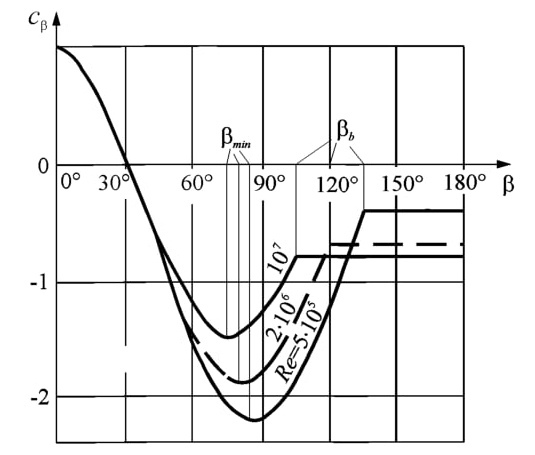
#> input picture plot_processing/test.jpg, 535 x 455 px
$ jupyter execute --allow-errors PlotProcessing.ipynb   (shell and % lines are left out)
#> lines starting #> are read from the running program, lines starting #| are printed output that depends on the picture; after the words box and inside, x2 and y2 are one past the last pixel; in counts of white or black regions, pixels touching at a corner belong together
[cell 1]
import os
import cv2
import numpy as np
import pytesseract
import matplotlib.pyplot as plt
from scipy.spatial import KDTree
from sklearn.cluster import DBSCAN
from sklearn.metrics import silhouette_score

[cell 2]
class PlotProcessing:
    def __init__(self):
        self.file_path = ''

    def grayzation(self, image):
        gray_image = cv2.cvtColor(self.image, cv2.COLOR_BGR2GRAY)
        return gray_image

    def gaussian_blur(self, image):
        blurred_image = cv2.GaussianBlur(self.gray_image, (3, 3), 0)
        return blurred_image

    def binarization(self, image):
        _, binary_image = cv2.threshold(self.blurred_image, 0, 255, cv2.THRESH_BINARY + cv2.THRESH_OTSU)
        return binary_image

    def normalize(self, image):
        normal_image = np.interp(image, (image.min(), image.max()), (0, 255)).astype(np.uint8)
        return normal_image

    # /////////////////////////////

    # def __():
    #     kernel = np.ones((1, 1), np.uint8)
    #     img_ = cv2.morphologyEx(img_, cv2.MORPH_CLOSE, kernel)


    def remove_grid(self, image, num_iter=5, background_color: int = 255, grid_size: int = 1) -> np.ndarray:
        img = image.copy()
        _, threshold_image = cv2.threshold(img, 0, 255, cv2.THRESH_BINARY_INV + cv2.THRESH_OTSU)

        # Remove horizontal lines
        horizontal_kernel = cv2.getStructuringElement(cv2.MORPH_RECT, (7, 1))
        remove_horizontal = cv2.morphologyEx(
            threshold_image, cv2.MORPH_OPEN, horizontal_kernel, iterations=num_iter
        )
        contour = cv2.findContours(remove_horizontal, cv2.RETR_EXTERNAL, cv2.CHAIN_APPROX_SIMPLE)
        contour = contour[0] if len(contour) == 2 else contour[1]
        for c in contour:
            cv2.drawContours(img, [c], -1, background_color, grid_size)

        # Remove vertical lines
        vertical_kernel = cv2.getStructuringElement(cv2.MORPH_RECT, (1, 7))
        remove_vertical = cv2.morphologyEx(
            threshold_image, cv2.MORPH_OPEN, vertical_kernel, iterations=num_iter
        )
        contour = cv2.findContours(remove_vertical, cv2.RETR_EXTERNAL, cv2.CHAIN_APPROX_SIMPLE)
        contour = contour[0] if len(contour) == 2 else contour[1]
        for c in contour:
            cv2.drawContours(img, [c], -1, background_color, grid_size)

        # [10 lines of commented-out code are left out]

        return img

    # [4 lines left out: function show_plot_without_grid, not called in this run]

    # [189 lines of commented-out code are left out]

    def get_lines_Hough(self, gray_image):
        # Extract vertical and horizontal lines in an image using a kernel transform
        height, width = gray_image.shape
        _, threshold_image = cv2.threshold(gray_image, 127, 255, cv2.THRESH_BINARY)
        inverted_image = cv2.bitwise_not(threshold_image)

        # Horizontal lines detection
        horizontal_kernel = np.array([[1, 1, 1, 1, 1, 1]])
        vertical_lines_eroded_image = cv2.erode(
            inverted_image, horizontal_kernel, iterations=10)
        vertical_lines_eroded_image = cv2.dilate(
            vertical_lines_eroded_image, horizontal_kernel, iterations=10)

        # Vertical lines detection
        vertical_kernel = np.array([[1],
                        [1],
                        [1],
                        [1],
                        [1],
                        [1],
                        [1]])
        horizontal_lines_eroded_image = cv2.erode(
            inverted_image, vertical_kernel, iterations=10)
        horizontal_lines_eroded_image = cv2.dilate(
            horizontal_lines_eroded_image, vertical_kernel, iterations=10)

        # Combine images
        combined_image = cv2.add(
            vertical_lines_eroded_image, horizontal_lines_eroded_image)

        # Dilate
        kernel = cv2.getStructuringElement(cv2.MORPH_RECT, (1, 1))
        combined_image_dilated = cv2.dilate(
            combined_image, kernel, iterations=5)

        lines = cv2.HoughLinesP(
            combined_image_dilated, 1, np.pi / 180, 50, None, 50, 10)

        # Recurrent function for checking arrays for emptiness
        def is_not_empty_element(structure):
            if isinstance(structure, list) or isinstance(structure, np.ndarray):
                return any(is_not_empty_element(item) for item in structure)
            elif isinstance(structure, int) or isinstance(structure, np.intc):
                return True
            else:
                return False

        # Finding all vertical and horizontal lines of a table
        vertical_line = []
        horizontal_line = []

        if is_not_empty_element(lines):
            borders = np.concatenate(lines, axis=0)

            # Tolerance parameters at which we consider that the lines are even and intersect
            epsilon = (height + width) * 0.01
            max_y = 0
            max_x = 0
            for x1, y1, x2, y2 in borders:
                if abs(x1 - x2) <= epsilon and abs(y1 - y2) > epsilon:  # Vertical lines
                    if abs(y1 - y2) >= max_y:
                        max_y = abs(y1 - y2)
                        vertical_line.append(
                            (int((x1 + x2) / 2), height - y1, int((x1 + x2) / 2), height - y2))
                elif abs(y1 - y2) <= epsilon and abs(x1 - x2) > epsilon:  # Horizontal lines
                    if abs(x1 - x2) >= max_x:
                        max_x = abs(x1 - x2)
                        horizontal_line.append(
                            (int(x1), height - int((y1 + y2) / 2), int(x2), height - int((y1 + y2) / 2)))

        return (vertical_line, horizontal_line)

    # [16 lines left out: function show_axis_lines, not called in this run]

    # [5 lines of commented-out code are left out]

    def remove_text_from_image(self, image):
        image_copy = cv2.resize(image, (image.shape[1] * 4, image.shape[0] * 4))
        height, width, _ = image_copy.shape

        pytesseract.pytesseract.tesseract_cmd = r'C:\Program Files\Tesseract-OCR\tesseract.exe'
        os.environ['PATH'] += r';C:\Program Files\Tesseract-OCR'
        boxes = pytesseract.image_to_boxes(image_copy)
        box_lines = boxes.strip().split('\n')
        boxes_list = [line.split() for line in box_lines]
        print(boxes_list)

        # Проходим по найденным буквам и удаляем их из изображения
        for box in boxes_list:
            x, y, w, h = int(box[1]), int(box[2]), int(box[3]), int(box[4])
            # if abs(x-w) < width/10 and abs(y-h) < height/10:
            # img_cv2[y:y+h, x:x+w] = [255, 255, 255]  # Заменяем буквы белым цветом
            cv2.rectangle(image_copy, (x, height - y), (w, height - h), (42, 235, 32), 10)

        # [19 lines of commented-out code are left out]

        return image_copy

    def find_points(self, image):
        points = []
        width, height = image.shape

        for x in range(width):
            for y in range(height):
                if image[x, y] == 0:
                    points.append((x, y))

        return points

    def filter_points(self, points):
        filtered_points = np.array(points.copy())

        # Looking for points that are in the neighborhood of each other using KDTree
        kdtree = KDTree(filtered_points)
        neighborhood_nodes = []
        visited = set()
        height, width = self.gray_image.shape
        epsilon = (height + width) * 0.01

        for node in filtered_points:
            if tuple(node) in visited:
                continue

            idxs = kdtree.query_ball_point(node, epsilon)
            visited.update(
                tuple(filtered_points[i]) for i in idxs)

            if len(idxs) > 1:
                mean_node = np.round(
                    np.mean(filtered_points[idxs], axis=0)).astype(int)
                neighborhood_nodes.append(tuple(mean_node))
            else:
                neighborhood_nodes.append(tuple(node))

        return neighborhood_nodes

    def filter_points_with_dbscan(self, points):
        # [21 lines of commented-out code are left out]


        best_params = {'eps': 5, 'min_samples': 5, 'num_clusters': 4}
        print(f'Best params: eps={best_params["eps"]}, min_samples={best_params["min_samples"]}')
        dbscan = DBSCAN(eps=best_params['eps'], min_samples=best_params['min_samples'])
        cluster_labels = dbscan.fit_predict(points)

        return points, cluster_labels

    def remove_small_clusters(self, points, cluster_labels, min_cluster_size):
        unique_labels, label_counts = np.unique(cluster_labels, return_counts=True)
        to_remove = set(unique_labels[label_counts < min_cluster_size])

        filtered_data = [point for i, point in enumerate(points) if cluster_labels[i] not in to_remove]

        return filtered_data

    def show_points(self, points):
        image_copy = self.gray_image.copy()
        y_coords, x_coords = zip(*points)
        plt.imshow(cv2.cvtColor(image_copy, cv2.COLOR_BGR2RGB))
        plt.scatter(x_coords, y_coords, c='red', marker='o', s=2)
        plt.axis('off')
        plt.show()

    def visualize_clusters(self, points, cluster_labels):
        unique_labels = np.unique(cluster_labels)

        colors = plt.cm.Spectral(np.linspace(0, 1, len(unique_labels)))

        for label, color in zip(unique_labels, colors):
            cluster_points = np.array([points[i] for i in range(len(points)) if cluster_labels[i] == label])
            plt.scatter(cluster_points[:, 0], cluster_points[:, 1], color=color, label=f'Cluster {label}')

        plt.xlabel('X')
        plt.ylabel('Y')
        plt.title('DBSCAN Clustering')
        plt.legend()
        plt.show()

# Go from left to right and scanning area for intercections with function lines and add every point to array
# Add points to list of some lines has the same points
# Filter points with DBSCAN

    def digitize_plot(self, image_path):
#> called with image_path = 'test.jpg'
        self.image_path = image_path
        self.image = cv2.imread(self.image_path)
#> self.image is the input picture: shape (455, 535, 3); min 0, max 255, mean 238.5
        self.gray_image = self.grayzation(self.image)
        self.blurred_image = self.gaussian_blur(self.gray_image)
        self.binary_image = self.binarization(self.blurred_image)
#> in binarization, `_, binary_image = cv2.threshold(self.blurred_image, 0, 255, cv2.THRESH..`:
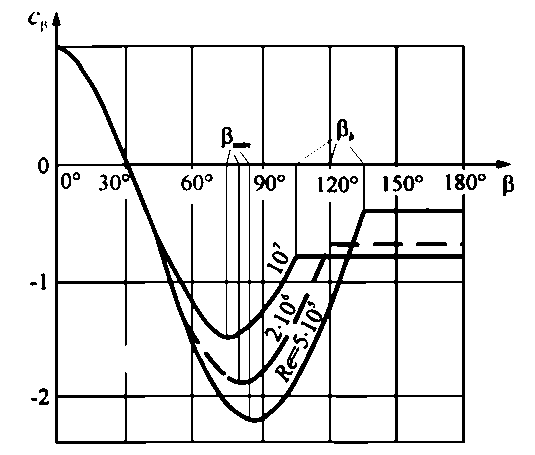
#> binary_image: shape (455, 535); 90.9% white; 58 black regions (13 under 20 px), largest, box (x1, y1, x2, y2) and area: (52, 12, 511, 444) 18510, (254, 175, 276, 191) 186, (293, 293, 315, 324) 183
        # self.normal_image = self.normalize(self.image)
        # self.extract_bold_lines(self.gray_image)
        self.remove_text_from_image(self.image)
#> in remove_text_from_image, `image_copy = cv2.resize(image, (image.shape[1] * 4, image.shape[0] * 4))`:
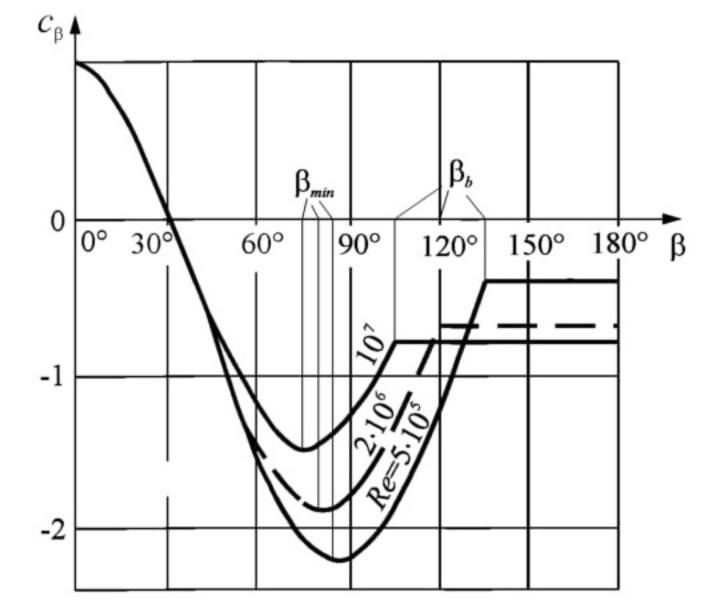
#> image_copy: shape (1820, 2140, 3) (shown at 1/3 size); min 0, max 255, mean 238.5
#> (the call stopped at in remove_text_from_image, `boxes = pytesseract.image_to_boxes(image_copy)`: pytesseract is not available in this run)

        # [7 lines of commented-out code are left out]
        self.axis_lines = self.get_lines_Hough(self.gray_image)
#> in get_lines_Hough, `combined_image = cv2.add( vertical_lines_eroded_image, horizontal_line..`:
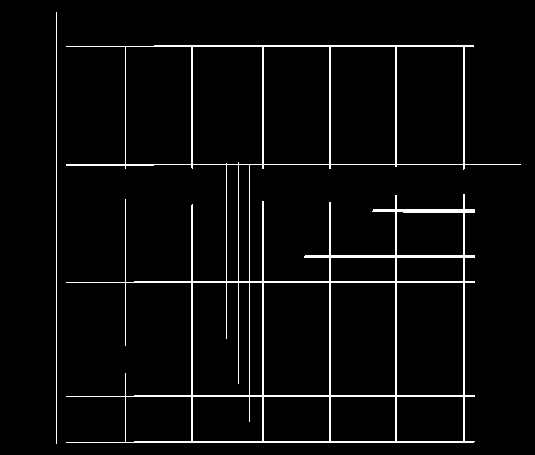
#> combined_image: shape (455, 535); 3.9% white in thin lines or dots, all inside (x1, y1, x2, y2) = (56, 12, 521, 444)
#> in get_lines_Hough, `lines = cv2.HoughLinesP( combined_image_dilated, 1, np.pi / 180, 50, N..`: lines = 43 rows, first 6: [56, 164, 520, 164], [56, 442, 473, 442], [56, 396, 474, 396], [56, 282, 474, 282], [56, 443, 56, 12], [262, 441, 262, 201]
#> in get_lines_Hough, `borders = np.concatenate(lines, axis=0)`: borders has the same summary as lines
#> the loop in get_lines_Hough, `for x1, y1, x2, y2 in borders:` made 43 passes
#> (x1, y1, x2, y2, max_x) on pass 1: (56, 164, 520, 164, 464)
#> after the loop in get_lines_Hough, `for x1, y1, x2, y2 in borders:`: horizontal_line = [(56, 291, 520, 291)]; max_x = 464; max_y = 431; vertical_line = [(56, 12, 56, 443)]
#> self.axis_lines = ([(56, 12, 56, 443)], [(56, 291, 520, 291)])
        # self.show_axis_lines()
        self.image_without_grid = self.remove_grid(self.gray_image, num_iter=10, background_color = 255, grid_size = 2)
#> in remove_grid, `remove_horizontal = cv2.morphologyEx( threshold_image, cv2.MORPH_OPEN,..`:
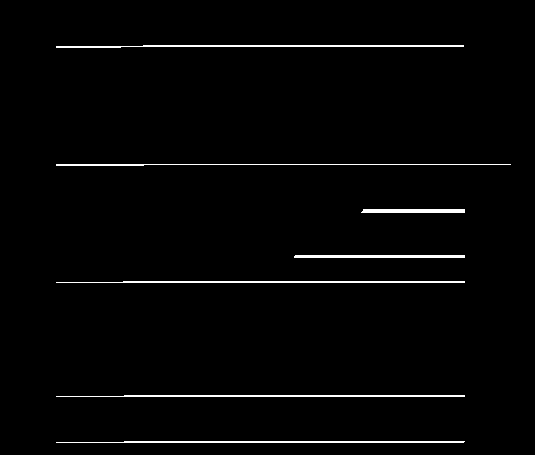
#> remove_horizontal: shape (455, 535); 1.9% white in thin lines or dots, all inside (x1, y1, x2, y2) = (56, 45, 511, 443)
#> in remove_grid, `contour = cv2.findContours(remove_horizontal, cv2.RETR_EXTERNAL, cv2.C..`: contour = 7 contours; box (x1, y1, x2, y2) and area: (56, 45, 464, 48) 385, (56, 281, 465, 283) 342, (56, 395, 465, 397) 340, (56, 441, 465, 443) 340, (294, 255, 465, 258) 340, (361, 209, 465, 213) 305, (56, 164, 511, 166) 88
#> the loop in remove_grid, `for c in contour:` made 7 passes
#> after the loop in remove_grid, `for c in contour:`:
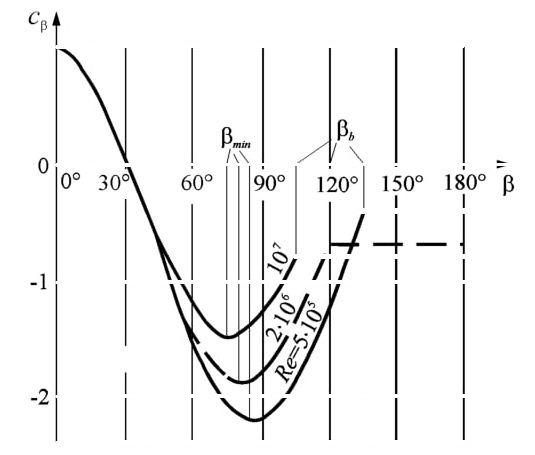
#> img: shape (455, 535); min 0, max 255, mean 243.1
#> in remove_grid, `vertical_kernel = cv2.getStructuringElement(cv2.MORPH_RECT, (1, 7))`: vertical_kernel = [1, 1, 1, 1, 1, 1, 1]
#> in remove_grid, `remove_vertical = cv2.morphologyEx( threshold_image, cv2.MORPH_OPEN, v..`:
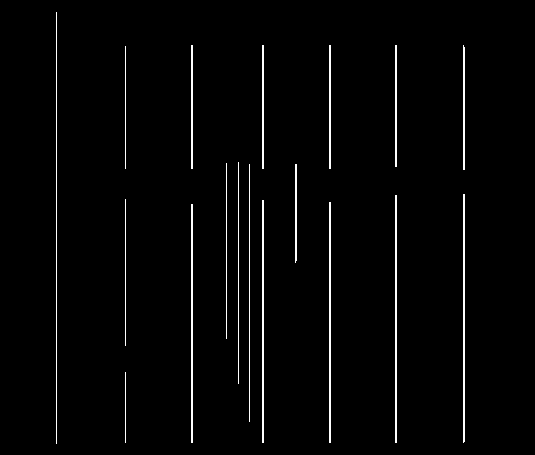
#> remove_vertical: shape (455, 535); 2.2% white in thin lines or dots, all inside (x1, y1, x2, y2) = (56, 12, 465, 444)
#> in remove_grid, `contour = cv2.findContours(remove_vertical, cv2.RETR_EXTERNAL, cv2.CHA..`: contour = 18 contours, 7 with area under 20; largest, box (x1, y1, x2, y2) and area: (463, 194, 465, 443) 248, (395, 195, 397, 443) 247, (262, 200, 264, 443) 242, (329, 202, 331, 443) 240, (191, 204, 193, 443) 238
#> the loop in remove_grid, `for c in contour:` made 18 passes
#> c on passes 1, 2, 3, 4, 5, 6, 7, 9: [[125, 372], [125, 442]], [[191, 204], [191, 442], [192, 442], [192, 204]], [[329, 202], [329, 442], [330, 442], [330, 202]], [[262, 200], [262, 442], [263, 442], [263, 200]], [[125, 199], [125, 345]], [[395, 195], [395, 442], [396, 442], [396, 195]], [[463, 194], [463, 442], [464, 441], [464, 194]], [[249, 164], [249, 421]]
#> after the loop in remove_grid, `for c in contour:`:
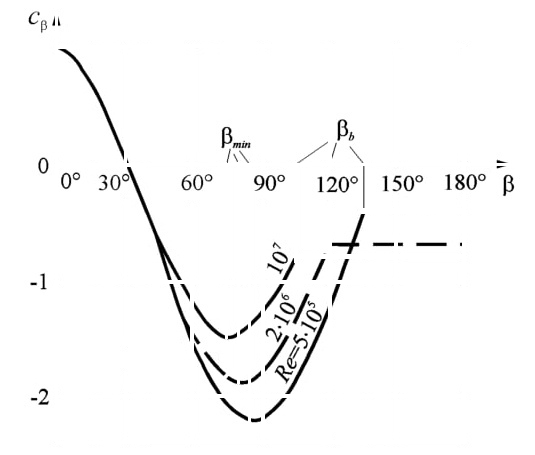
#> img: shape (455, 535); 4.23% of pixels changed, all inside (x1, y1, x2, y2) = (55, 11, 466, 445)
        # self.show_plot_without_grid()
        self.points = self.find_points(self.image_without_grid)
#> self.points = 1049 pairs, first value 22 to 421, second value 30 to 512
        self.show_points(self.points)
#> in show_points, `y_coords, x_coords = zip(*points)`: y_coords = 1049 values from 22 to 421; x_coords = 1049 values, max 512 at index 215, min 30 at index 0, mean 249.1
#> in show_points, `plt.show()`:
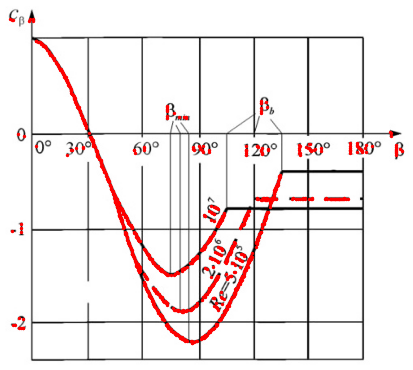
#> figure drawn by matplotlib, 1 panel
        self.neighborhood_points = self.filter_points(self.points)
#> in filter_points, `filtered_points = np.array(points.copy())`: filtered_points has the same summary as self.points in digitize_plot
#> the loop in filter_points, `for node in filtered_points:` made 1049 passes
#> (node, idxs, mean_node) on passes 1, 2, 8, 16, 22: ([22, 30], [4, 3, 0], [23, 32]), ([22, 54], [2, 1, 5, 6], [23, 56]), ([49, 61], [7, 8, 9, 10, 11, 14, 13, 12], [51, 65]), ([54, 70], [8, 9, 10, 11, 14, 13, 12, 16, 15, 20, 18, 19, 17], [54, 69]), ([63, 77], [20, 18, 19, 17, 21, 22, 23, 24, 28, 26, 27, 25, 29, 30], [64, 78])
#> after the loop in filter_points, `for node in filtered_points:`: neighborhood_nodes = 154 pairs, first value 23 to 419, second value 32 to 506; visited = 1049 items
#> self.neighborhood_points has the same summary as neighborhood_nodes in filter_points
        self.show_points(self.neighborhood_points)
#> in show_points (call 2), `y_coords, x_coords = zip(*points)`: y_coords = 154 values, max 419 at index 153, min 23 at index 0, mean 263.1; x_coords = 154 values, max 506 at index 43, min 32 at index 0, mean 246.8
#> in show_points (call 2), `plt.show()`:
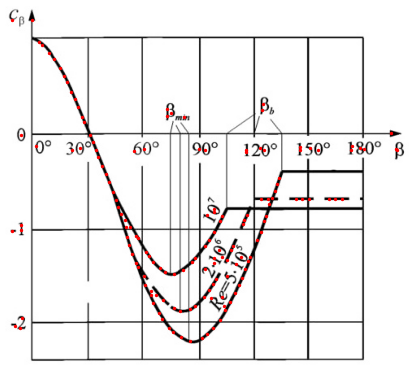
#> figure drawn by matplotlib, 1 panel

        self.filtered_points, self.cluster_labels = self.filter_points_with_dbscan(self.neighborhood_points)
#> in filter_points_with_dbscan, `cluster_labels = dbscan.fit_predict(points)`: cluster_labels = 154 values from -1 to -1
#> self.filtered_points has the same summary as neighborhood_nodes in filter_points; self.cluster_labels = 154 values from -1 to -1
        self.visualize_clusters(self.filtered_points, self.cluster_labels)
#> in visualize_clusters, `unique_labels = np.unique(cluster_labels)`: unique_labels = [-1]
#> in visualize_clusters, `colors = plt.cm.Spectral(np.linspace(0, 1, len(unique_labels)))`: colors = [[0.62, 0.00392, 0.259, 1]]
#> the loop in visualize_clusters, `for label, color in zip(unique_labels, colors):` made 1 pass
#> (label, color) on pass 1: (-1, [0.62, 0.00392, 0.259, 1])
#> in visualize_clusters, `plt.show()`:
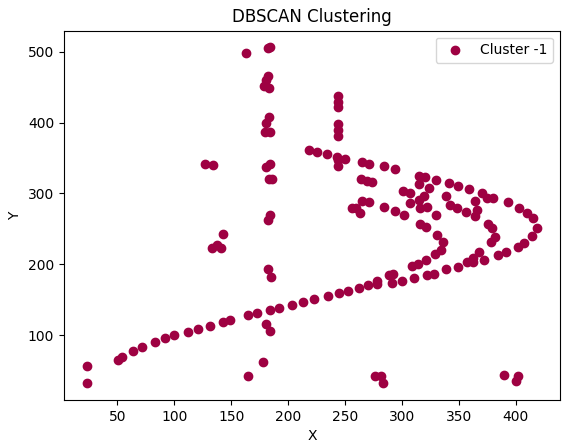
#> figure drawn by matplotlib, 1 panel
        min_cluster_size = 10
        self.filtered_points = self.remove_small_clusters(self.points, self.cluster_labels, min_cluster_size)
#> in remove_small_clusters, `unique_labels, label_counts = np.unique(cluster_labels, return_counts=..`: unique_labels = [-1]; label_counts = [154]
#> (the rest of the program and of its run is left out)
